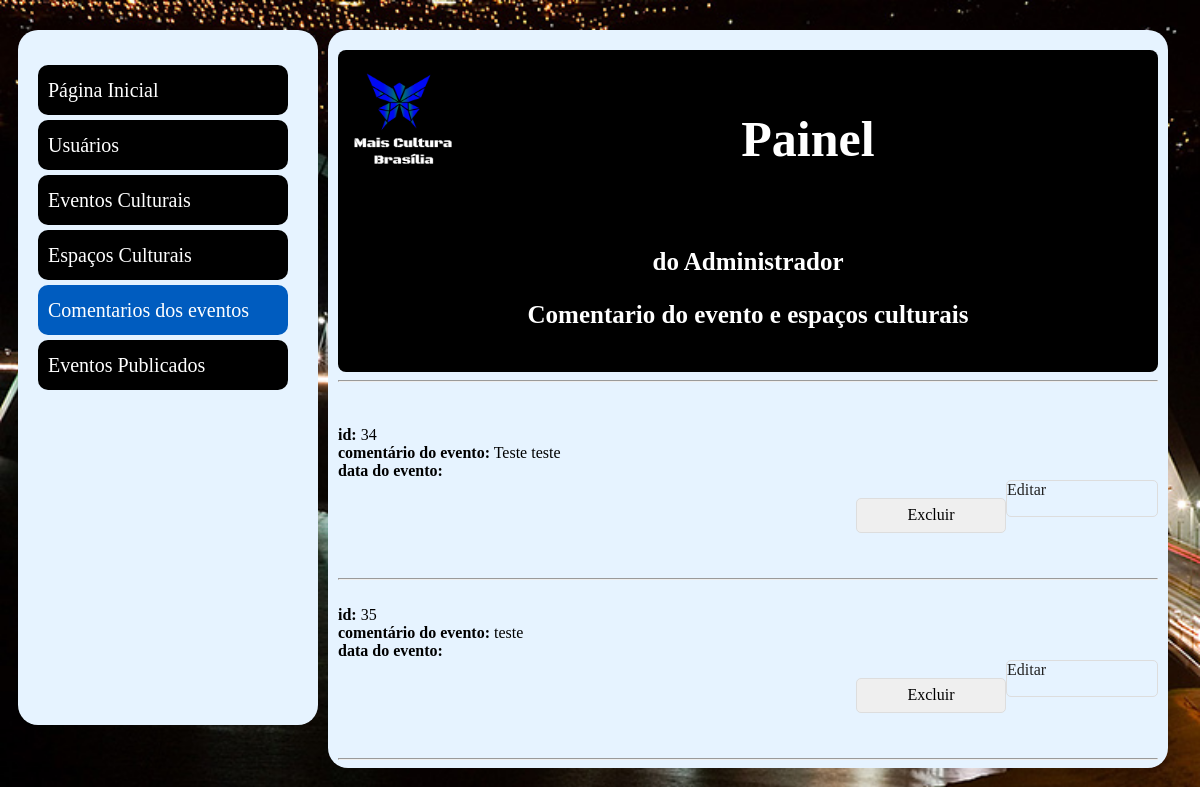
The app's page /view/listarComentarios.php (signed in) with its own data.
### tables this page shows
CREATE TABLE `comentario` (
  `cod` int(11) NOT NULL AUTO_INCREMENT,
  `comentario` text NOT NULL,
  `autorizado` char(1) DEFAULT '0',
  `data_hora` datetime DEFAULT NULL,
  `usuario_cpf` bigint(11) NOT NULL,
  `evento_cod` int(11) DEFAULT NULL,
  `espaco_cod` int(11) DEFAULT NULL,
  PRIMARY KEY (`cod`),
  KEY `fk_comentario_usuario1_idx` (`usuario_cpf`),
  KEY `fk_comentario_evento1_idx` (`evento_cod`),
  KEY `fk_comentario_usuario _idx` (`espaco_cod`),
  CONSTRAINT `fk_comentario_espaco_cultural1` FOREIGN KEY (`espaco_cod`) REFERENCES `espaco_cultural` (`cod`) ON DELETE CASCADE ON UPDATE CASCADE,
  CONSTRAINT `fk_comentario_evento1` FOREIGN KEY (`evento_cod`) REFERENCES `evento` (`cod`) ON DELETE CASCADE ON UPDATE CASCADE,
  CONSTRAINT `fk_comentario_usuario1` FOREIGN KEY (`usuario_cpf`) REFERENCES `usuario` (`cpf`) ON DELETE CASCADE ON UPDATE CASCADE
);

### conexao/conexao.php (called while the page is built)
<?php
abstract class Conexao {
    private static $instanciar;
    public static function instaciar() {
        try {
            if (!isset(self::$instanciar)){
                self::$instanciar = new PDO("mysql:host=localhost;dbname=bdevento;charset=UTF8", "root", "");
                self::$instanciar->setAttribute(PDO::ATTR_ERRMODE, PDO::ERRMODE_EXCEPTION);
            }
           return self::$instanciar;
        } catch (PDOException $exc) {
            echo "Erro ao conectar ao banco de dados :".$exc->getMessage() ;
        }
    }
}

### DAO/ComentarioDAO.php (called while the page is built, shortened)
<?php
require_once '../conexao/conexao.php';
class ComentarioDAO {
    private $pdo = null;
    public function __construct() {
          $this->pdo = Conexao::instaciar();
    }
     public function getAllComentario(){
        try{
            $sql = "SELECT*FROM comentario";
            $stmt= $this->pdo->prepare($sql) ;
            $stmt->execute();
            $comentario = $stmt->fetchAll(PDO::FETCH_ASSOC);
            return $comentario;
        } catch (PDOException $ex) {
                 echo $ex->getMessage();
        }
    }
}

### view/listarComentarios.php (the view, shortened to what this page needs)
<!DOCTYPE html>
<html>
    <head>
        <link rel="stylesheet" type="text/css" href="../view/painelADM.css">
    </head>
    <body>
        <div class="container">
            <nav>
                <ul class="menu">
                    <a href=" ../view/index1.php"><li>Página Inicial</li></a>
                    <a href=" ../view/painel.php"><li>Usuários</li></a>
                    <a href="../view/listarEventos.php"><li>Eventos Culturais</li></a>
                    <a href="../view/listarEspaco.php"><li>Espaços Culturais</li></a>
                    <a href="../view/listarComentarios.php"><li class="com">Comentarios dos eventos</li></a>
                    <a href="../view/EventosPublicados.php"><li>Eventos Publicados</li></a>
                </ul>
            </nav>
            <section>
                <div class="top"><br>
                    <img class="logo" align="left" src="../imagem/log0.jpg">
                    <h1 align="center">Painel</h1><br>
                    <h2 align="center">do Administrador</h2>
                    <h3 align="center"> Comentario do evento e espaços culturais </h3>
                    <br></div><hr><br>
                <?php
                if (isset($_SESSION["perfil_cod"])) {
                    $perfil = $_SESSION["perfil_cod"];
                } else {
                    $perfil = "";
                }
                if ($perfil == 1) {
                    include_once'../DAO/ComentarioDAO.php';
                    $mostrar = new ComentarioDAO();
                    $amostra = $mostrar->getAllComentario();
                    foreach ($amostra as $us) {
                        echo"<div class='mn'>";
                        echo " </a> </td> <br>";
                        echo" <b>id:</b> {$us['cod']}<br>";
                        echo"<b>comentário do evento:</b> {$us['comentario']} <br>";
                        echo"<b>data do evento: </b>{$us['data']} <br>";
                        echo"<a class='btn' href='../view/Editar_espaco.php?id={$us['cod']}'>Editar</a>";
                        echo"<br>";
                        echo"<form action='../controle/ExcluirComentario.php' method='POST'>";
                        echo"<input class='btn' type='submit' value='Excluir' onclick='return ExcluirCom();'/>";
                        echo"</form>";
                        echo"<br>";
                        echo" <br><br><br>";
                        echo"<hr>";
                        echo"</div>";
                    }
                } else {
                    echo"<script>";
                    echo"window.location.href='../view/index1.php';";
                    echo"</script>";
                }
                ?>
                </body>
                </html>

### view/painelADM.css (style rules this page uses)
a { text-decoration: none; color: #222; border-radius: 20px; }
body { background-image: url(../imagem/ponte.jpg); background-size: 100%; background-attachment: fixed; background-repeat: no-repeat; background-color: #e6f3ff; font-family: Verdana; font-size: 100%; font-family: Comic Sans MS, Comic Sans, cursive; }
nav { width: 300px; height: 695px; background-color: #e6f3ff; font-size: 20px; float: left; box-sizing: border-box; padding: 10px; border-radius: 20px; }
.top { margin-top: 20px; background-color: #000; border-radius: 8px; color: #fff; }
.logo { width: 120px; height: 110px; border-radius: 10px; }
h1 { font-size: 50px; font-family: Comic Sans MS, Comic Sans, cursive; }
h2 { font-family: Comic Sans MS, Comic Sans, cursive; font-size: 25px; }
h3 { font-family: Comic Sans MS, Comic Sans, cursive; font-size: 25px; }
ul.menu { list-style-type: none; }
ul.menu li { width: 250px; height: 50px; line-height: 50px; background-color: #000; color: #fff; margin-top: 5px; box-sizing: border-box; padding-left: 10px; border-radius: 10px; }
.menu .com { background-color: #005cbf; }
.container { margin: auto; width: 1200px; height:100%; margin-top: 20px; padding: 10px; }
section { width: 70%; height: 200%; margin-left: 10px; float: left; background-color: #e6f3ff; box-sizing: border-box; padding-left: 10px; padding-right: 10px; border-radius: 20px; }
.btn { width: 150px; height: 35px; border: 1px solid #ddd; border-radius: 5px; font-size: 16px; font-family: Comic Sans MS, Comic Sans, cursive; float: right; }
.menu { display: flex; align-content: center; margin-bottom: 25px; box-sizing: border-box; padding-left: 10px; display: grid; flex-wrap: wrap; }

### records on screen
comentario: cod "34", comentario "Teste teste"
comentario: cod "35", comentario "teste"
